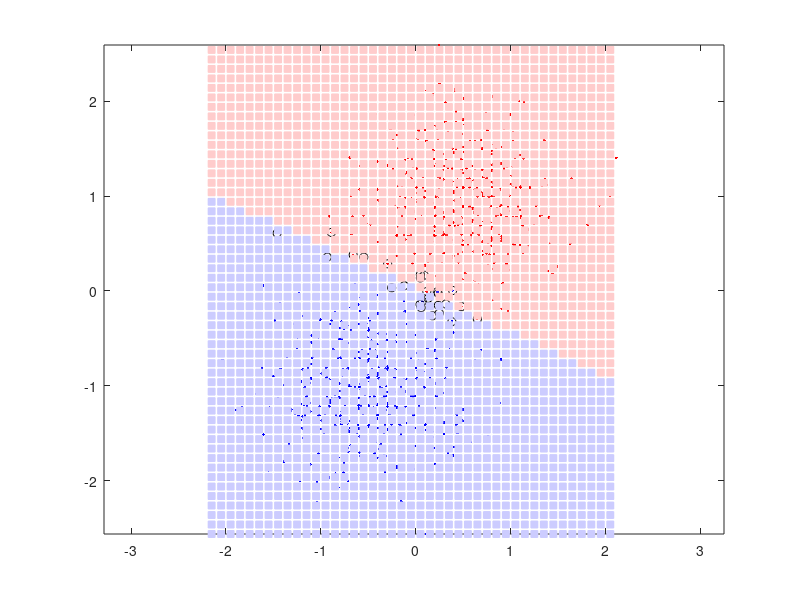

Write the MATLAB code that produced this figure. (Note: this script raises an error after producing the figure.)
% SVM with libsvm
% Xu Cui, 2009/10/07

%% two classes, linear

% data setup: our data contains two classes, each N samples. The data is 2D
N = 500;
l = [ones(N,1); -ones(N,1)]; % label
d = [l/2 + randn(2*N,1)/2  l-randn(2*N,1)/2]; % data


% plot original data for visual inspection
figure('color','w');
pos = find(l==1);
plot(d(pos,1),d(pos,2),'r.');
pos = find(l==-1);
hold on; plot(d(pos, 1),d(pos, 2),'b.');
axis equal

% SVM with linear kernel (-t 0). We want to find the best parameter value C
% using 2-fold cross validation (meaning use 1/2 data to train, the other
% 1/2 to test). Please note the parameter -g (gamma) is useless for linear
% kernel
bestcv = 0;
for log2c = -1.1:3.1,
  for log2g = -4.1:1.1,
    cmd = ['-t 0 -v 2 -c ', num2str(2^log2c), ' -g ', num2str(2^log2g)];
    cv = svmtrain(l, d, cmd);
    if (cv >= bestcv),
      bestcv = cv; bestc = 2^log2c; bestg = 2^log2g;
      fprintf('%g %g %g (best c=%g, g=%g, rate=%g)\n', log2c, log2g, cv, bestc, bestg, bestcv);
    end
  end
end

% After finding the best parameter value for C, we train the entire data
% again using this parameter value
cmd = ['-t 0 -c ', num2str(bestc), ' -g ', num2str(bestg)];
tic;model = svmtrain(l, d, cmd);toc

% now plot support vectors
hold on;
sv = full(model.SVs);
plot(sv(:,1),sv(:,2),'ko');

% now plot decision area
[xi,yi] = meshgrid([min(d(:,1)):0.1:max(d(:,1))],[min(d(:,2)):0.1:max(d(:,2))]);
dd = [xi(:),yi(:)];
tic;[predicted_label, accuracy, decision_values] = svmpredict(zeros(size(dd,1),1), dd, model);toc
pos = find(predicted_label==1);
hold on;
redcolor = [1 0.8 0.8];
bluecolor = [0.8 0.8 1];
h1 = plot(dd(pos,1),dd(pos,2),'s','color',redcolor,'MarkerSize',5,'MarkerEdgeColor',redcolor,'MarkerFaceColor',redcolor);
pos = find(predicted_label==-1);
hold on;
h2 = plot(dd(pos,1),dd(pos,2),'s','color',bluecolor,'MarkerSize',5,'MarkerEdgeColor',bluecolor,'MarkerFaceColor',bluecolor);
uistack(h1, 'bottom');
uistack(h2, 'bottom');

%% two classes, non-linear, radial basis function: exp(-gamma*|u-v|^2)

% data setup: our data contains two classes, each N samples. The data is 2D
N = 500;
d = (rand(2*N,2)-0.5)*6;
l = -1*ones(size(d,1),1);
% here are 3 examples, uncomment one of them
pos = find((d(:,1).^2 + d(:,2).^2)<1); % one circle in the middle
%pos = find(((d(:,1)+1).^2 + d(:,2).^2)<1 | ((d(:,1)-2).^2 + d(:,2).^2)<1); %two circles
%pos = find(d(:,1)<0  & d(:,2)<0 | d(:,1)>0 &  d(:,2)>0); % quadrant
l(pos) = 1;

% normalization, but we don't do it here
% d = (d -repmat(min(d,[],1),size(d,1),1))*spdiags(1./(max(d,[],1)-min(d,[],1))',0,size(d,2),size(d,2));

% plot original data for visual inspection
figure('color','w');
pos = find(l==1);
plot(d(pos,1),d(pos,2),'r.');
pos = find(l==-1);
hold on; plot(d(pos, 1),d(pos, 2),'b.');
axis equal

% SVM with radial kernel (-t 2). We want to find the best parameter value C
% and gamma
% using 2-fold cross validation (meaning use 1/2 data to train, the other
% 1/2 to test). 
bestcv = 0;
for log2c = -1.1:3.1,
  for log2g = -4.1:1.1,
    cmd = ['-t 2 -v 2 -c ', num2str(2^log2c), ' -g ', num2str(2^log2g)];
    cv = svmtrain(l, d, cmd);
    if (cv >= bestcv),
      bestcv = cv; bestc = 2^log2c; bestg = 2^log2g;
      fprintf('%g %g %g (best c=%g, g=%g, rate=%g)\n', log2c, log2g, cv, bestc, bestg, bestcv);
    end
  end
end

% After finding the best parameter value for C, we train the entire data
% again using this parameter value
cmd = ['-t 2 -c ', num2str(bestc), ' -g ', num2str(bestg)];
tic;model = svmtrain(l, d, cmd);toc

% now plot support vectors
hold on;
sv = full(model.SVs);
plot(sv(:,1),sv(:,2),'ko');

% now plot decision area
[xi,yi] = meshgrid([min(d(:,1)):0.1:max(d(:,1))],[min(d(:,2)):0.1:max(d(:,2))]);
dd = [xi(:),yi(:)];
tic;[predicted_label, accuracy, decision_values] = svmpredict(zeros(size(dd,1),1), dd, model);toc
pos = find(predicted_label==1);
hold on;
redcolor = [1 0.8 0.8];
bluecolor = [0.8 0.8 1];
h1 = plot(dd(pos,1),dd(pos,2),'s','color',redcolor,'MarkerSize',5,'MarkerEdgeColor',redcolor,'MarkerFaceColor',redcolor);
pos = find(predicted_label==-1);
hold on;
h2 = plot(dd(pos,1),dd(pos,2),'s','color',bluecolor,'MarkerSize',5,'MarkerEdgeColor',bluecolor,'MarkerFaceColor',bluecolor);
uistack(h1, 'bottom');
uistack(h2, 'bottom');

%% three classes, linear

% data setup: our data contains two classes, each N samples. The data is 2D
N = 500;
l = [ones(N,1); -ones(N,1); -3*ones(N,1);]; % label
d = [l/2 + randn(size(l))/3  l-randn(size(l))/3]; % data
d(2*N+1:end,:) = [l(2*N+1:end)/3 + randn(N,1)/3  l(2*N+1:end)/3-randn(N,1)/3+1.5]; % data

% plot original data for visual inspection
figure('color','w');
pos = find(l==1);
plot(d(pos,1),d(pos,2),'r.');
pos = find(l==-1);
hold on; plot(d(pos, 1),d(pos, 2),'b.');
pos = find(l==-3);
hold on; plot(d(pos, 1),d(pos, 2),'k.');
axis equal

% SVM with linear kernel (-t 0). We want to find the best parameter value C
% using 2-fold cross validation (meaning use 1/2 data to train, the other
% 1/2 to test). Please note the parameter -g (gamma) is useless for linear
% kernel
bestcv = 0;
for log2c = -1.1:3.1,
  for log2g = -4.1:1.1,
    cmd = ['-t 0 -v 2 -c ', num2str(2^log2c), ' -g ', num2str(2^log2g)];
    cv = svmtrain(l, d, cmd);
    if (cv >= bestcv),
      bestcv = cv; bestc = 2^log2c; bestg = 2^log2g;
      fprintf('%g %g %g (best c=%g, g=%g, rate=%g)\n', log2c, log2g, cv, bestc, bestg, bestcv);
    end
  end
end

% After finding the best parameter value for C, we train the entire data
% again using this parameter value
cmd = ['-t 0 -c ', num2str(bestc), ' -g ', num2str(bestg)];
tic;model = svmtrain(l, d, cmd);toc

% now plot support vectors
hold on;
sv = full(model.SVs);
plot(sv(:,1),sv(:,2),'ko');

% now plot decision area
[xi,yi] = meshgrid([min(d(:,1)):0.1:max(d(:,1))],[min(d(:,2)):0.1:max(d(:,2))]);
dd = [xi(:),yi(:)];
tic;[predicted_label, accuracy, decision_values] = svmpredict(zeros(size(dd,1),1), dd, model);toc
pos = find(predicted_label==1);
hold on;
redcolor = [1 0.8 0.8];
bluecolor = [0.8 0.8 1];
blackcolor = [0.8 0.8 0.8];
h1 = plot(dd(pos,1),dd(pos,2),'s','color',redcolor,'MarkerSize',5,'MarkerEdgeColor',redcolor,'MarkerFaceColor',redcolor);
pos = find(predicted_label==-1);
hold on;
h2 = plot(dd(pos,1),dd(pos,2),'s','color',bluecolor,'MarkerSize',5,'MarkerEdgeColor',bluecolor,'MarkerFaceColor',bluecolor);
hold on;
pos = find(predicted_label==-3);
h3 = plot(dd(pos,1),dd(pos,2),'s','color',blackcolor,'MarkerSize',5,'MarkerEdgeColor',blackcolor,'MarkerFaceColor',blackcolor);
uistack(h1, 'bottom');
uistack(h2, 'bottom');
uistack(h3, 'bottom');


%% Test libsvm's performance
result = [];
for N = [100 500 1000 ]
    for dim = [2 6 10 20 50 100]

    l = [ones(N,1); -ones(N,1)]; % label
    d = [l/2 + randn(2*N,1)/1  l-randn(2*N,1)/1 randn(2*N, dim-2)]; % data

    tic;model = svmtrain(l,d,'-t 0');x = toc;
    tic;[predicted_label, accuracy, decision_values] = svmpredict(l, d, model);y = toc;
    
    result = [result; [N dim x y]];
    
    end
end

disp(result)

%%


% calculate w and b
w = model.SVs' * model.sv_coef;
b = -model.rho;

if model.Label(1) == -1
  w = -w;
  b = -b;
end
disp(w)
disp(b)

% plot the boundary line
% x = [min(d(:,1)):.01:max(d(:,1))];
% y = (-b - w(1)*x ) / w(2);
% hold on;
% plot(x,y)


pause(1)

return